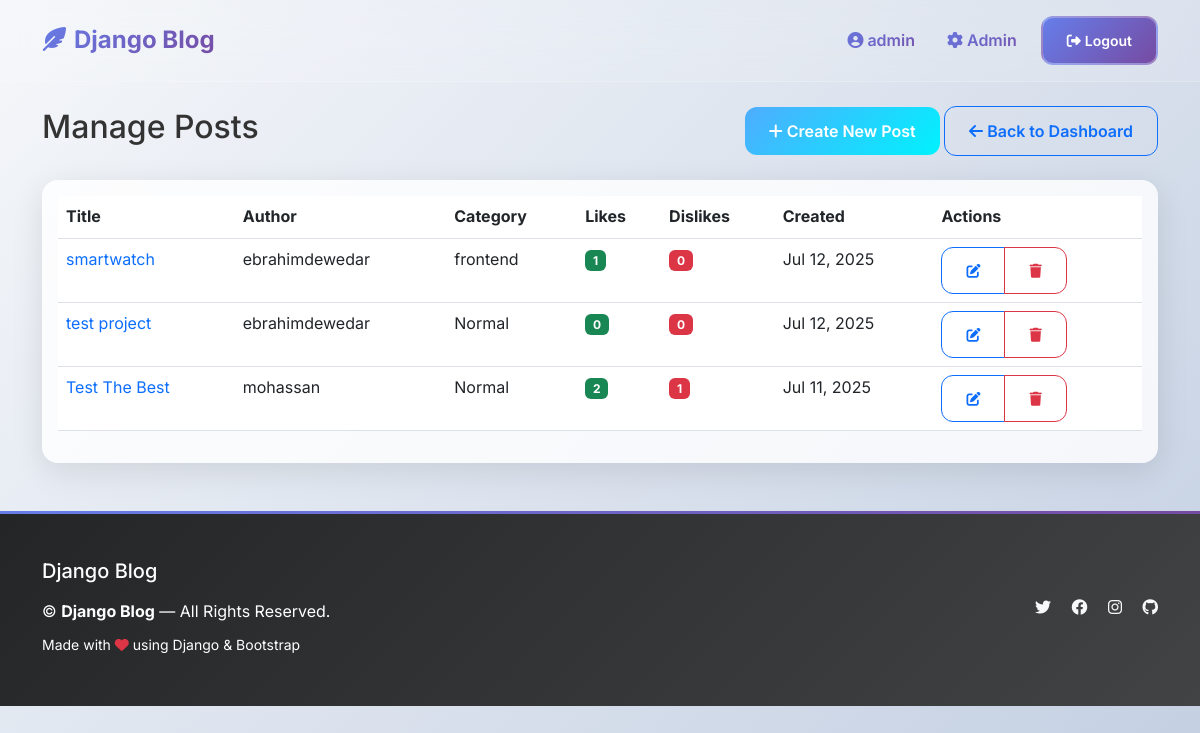
/admin-posts/ (signed in), run on the app's committed database.
### accounts/models.py (models this page shows, shortened)
class User(AbstractUser):
    email = models.EmailField(unique=True)
    is_blocked = models.BooleanField(default=False)

### blog/models.py (models this page shows, shortened)
class Post(models.Model):
    title = models.CharField(max_length=200)
    content = models.TextField()
    image = models.ImageField(upload_to='post_images/', blank=True, null=True)
    category = models.ForeignKey(Category, on_delete=models.CASCADE)
    author = models.ForeignKey(User, on_delete=models.CASCADE)
    tags = models.CharField(max_length=200, blank=True, help_text="Comma-separated tags")
    likes = models.ManyToManyField(User, related_name='liked_posts', blank=True)
    dislikes = models.ManyToManyField(User, related_name='disliked_posts', blank=True)
    created_at = models.DateTimeField(auto_now_add=True)
    updated_at = models.DateTimeField(auto_now=True)
    class Meta:
        ordering = ['-created_at']
    def total_likes(self):
        return self.likes.count()
    def total_dislikes(self):
        return self.dislikes.count()

class Category(models.Model):
    name = models.CharField(max_length=100, unique=True)
    description = models.TextField(blank=True)
    created_at = models.DateTimeField(auto_now_add=True)
    class Meta:
        verbose_name_plural = 'categories'

### blog/views.py (the view)
# urls.py: path('admin-posts/', views.admin_posts, name='admin_posts'),
@user_passes_test(is_admin)
def admin_posts(request):
    posts = Post.objects.select_related('author', 'category').all()
    return render(request, 'blog/admin/posts.html', {'posts': posts})

### blog/views.py (called while the page is built)
def is_admin(user):
    return user.is_authenticated and user.is_staff

### templates/blog/admin/posts.html (shortened to what this page needs)
{% extends 'base.html' %}
{% load static %}
{% block content %}
<div class="row">
    <div class="col-md-12">
        <div class="d-flex justify-content-between align-items-center mb-4">
            <h2>Manage Posts</h2>
            <div>
                <a href="{% url 'blog:admin_post_create' %}" class="btn btn-success">
                    <i class="fas fa-plus"></i> Create New Post
                </a>
                <a href="{% url 'blog:admin_dashboard' %}" class="btn btn-outline-primary">
                    <i class="fas fa-arrow-left"></i> Back to Dashboard
                </a>
            </div>
        </div>
        <div class="card">
            <div class="card-body">
                <div class="table-responsive">
                    <table class="table table-hover">
                        <thead>
                            <tr>
                                <th>Title</th>
                                <th>Author</th>
                                <th>Category</th>
                                <th>Likes</th>
                                <th>Dislikes</th>
                                <th>Created</th>
                                <th>Actions</th>
                            </tr>
                        </thead>
                        <tbody>
                            {% for post in posts %}
                                <tr>
                                    <td>
                                        <a href="{% url 'blog:post_detail' post.pk %}" class="text-decoration-none">
                                            {{ post.title|truncatechars:50 }}
                                        </a>
                                    </td>
                                    <td>{{ post.author.username }}</td>
                                    <td>{{ post.category.name }}</td>
                                    <td>
                                        <span class="badge bg-success">{{ post.total_likes }}</span>
                                    </td>
                                    <td>
                                        <span class="badge bg-danger">{{ post.total_dislikes }}</span>
                                    </td>
                                    <td>{{ post.created_at|date:"M d, Y" }}</td>
                                    <td>
                                        <div class="btn-group" role="group">
                                            <a href="{% url 'blog:admin_post_edit' post.pk %}"
                                               class="btn btn-sm btn-outline-primary">
                                                <i class="fas fa-edit"></i>
                                            </a>
                                            <a href="{% url 'blog:admin_post_delete' post.pk %}"
                                               class="btn btn-sm btn-outline-danger delete-btn">
                                                <i class="fas fa-trash"></i>
                                            </a>
                                        </div>
                                    </td>
                                </tr>
                            {% empty %}
                                <tr>
                                    <td colspan="7" class="text-center">No posts available</td>
                                </tr>
                            {% endfor %}
                        </tbody>
                    </table>
                </div>
            </div>
        </div>
    </div>
</div>
{% endblock %}

### templates/base.html (shortened to what this page needs)
{% load static %}
<!DOCTYPE html>
<html lang="en">
<head>
    <link href="https://cdn.jsdelivr.net/npm/bootstrap@5.3.0/dist/css/bootstrap.min.css" rel="stylesheet">
    <link rel="stylesheet" href="https://cdnjs.cloudflare.com/ajax/libs/font-awesome/6.4.0/css/all.min.css">
    <link rel="stylesheet" href="{% static 'css/style.css' %}">
</head>
<body>
<nav class="navbar navbar-expand-lg sticky-top">
    <div class="container">
        <a class="navbar-brand" href="{% url 'blog:home' %}">
            <i class="fa-solid fa-feather-pointed me-2"></i>Django Blog
        </a>
        <div class="collapse navbar-collapse" id="mainNavbar">
            <ul class="navbar-nav ms-auto align-items-center">
                {% if user.is_authenticated %}
                    <li class="nav-item">
                        <a class="nav-link" href="{% url 'accounts:profile' %}">
                            <i class="fa-solid fa-user-circle me-1"></i>{{ user.username }}
                        </a>
                    </li>
                    {% if user.is_staff %}
                    <li class="nav-item">
                        <a class="nav-link" href="{% url 'blog:admin_dashboard' %}">
                            <i class="fa-solid fa-gear me-1"></i>Admin
                        </a>
                    </li>
                    {% endif %}
                    <li class="nav-item">
                        <form method="post" action="{% url 'accounts:logout' %}" class="d-inline">
                            <button type="submit" class="btn btn-outline-light btn-sm ms-2">
                                <i class="fa-solid fa-right-from-bracket me-1"></i>Logout
                            </button>
                        </form>
                    </li>
                {% endif %}
            </ul>
        </div>
    </div>
</nav>
<div class="container mt-4">
    <div class="fade-in-up">
        {% block content %}
        {% endblock %}
    </div>
</div>
<footer class="footer mt-5">
    <div class="container py-5">
        <div class="row align-items-center">
            <div class="col-md-8">
                <h5 class="mb-3">Django Blog</h5>
                <p class="mb-2">
                    &copy; {{ now|date:"Y" }} <strong>Django Blog</strong> — All Rights Reserved.
                </p>
                <small class="text-white">
                    Made with <i class="fa-solid fa-heart text-danger"></i> using Django & Bootstrap
                </small>
            </div>
            <div class="col-md-4 text-md-end">
                <div class="social-links">
                    <a href="#" class="text-light me-3"><i class="fab fa-twitter"></i></a>
                    <a href="#" class="text-light me-3"><i class="fab fa-facebook"></i></a>
                    <a href="#" class="text-light me-3"><i class="fab fa-instagram"></i></a>
                    <a href="#" class="text-light"><i class="fab fa-github"></i></a>
                </div>
            </div>
        </div>
    </div>
</footer>
</body>
</html>

### static/css/style.css (style rules this page uses)
:root { --primary-gradient: linear-gradient(135deg, #667eea 0%, #764ba2 100%); --secondary-gradient: linear-gradient(135deg, #f093fb 0%, #f5576c 100%); --success-gradient: linear-gradient(135deg, #4facfe 0%, #00f2fe 100%); --dark-gradient: linear-gradient(135deg, #232526 0%, #414345 100%); --glass-bg: rgba(255, 255, 255, 0.1); --glass-border: rgba(255, 255, 255, 0.2); --shadow-light: 0 8px 32px rgba(0, 0, 0, 0.1); --shadow-hover: 0 16px 64px rgba(0, 0, 0, 0.15); --border-radius: 16px; --transition: all 0.3s cubic-bezier(0.4, 0, 0.2, 1); }
* { margin: 0; padding: 0; box-sizing: border-box; }
body { font-family: 'Inter', -apple-system, BlinkMacSystemFont, sans-serif; background: linear-gradient(135deg, #f5f7fa 0%, #c3cfe2 100%); min-height: 100vh; line-height: 1.6; color: #333; }
.navbar { background: var(--glass-bg) !important; backdrop-filter: blur(20px); -webkit-backdrop-filter: blur(20px); border-bottom: 1px solid var(--glass-border); transition: var(--transition); padding: 1rem 0; }
.navbar-brand { font-weight: 700; font-size: 1.5rem; background: var(--primary-gradient); -webkit-background-clip: text; -webkit-text-fill-color: transparent; background-clip: text; transition: var(--transition); }
.navbar-nav .nav-link { color: rgba(255, 255, 255, 0.9) !important; font-weight: 600; padding: 0.5rem 1rem !important; border-radius: 8px; transition: var(--transition); position: relative; overflow: hidden; background: var(--primary-gradient); -webkit-background-clip: text; -webkit-text-fill-color: transparent; background-clip: text; }
.navbar-nav .nav-link::before { content: ''; position: absolute; top: 0; left: -100%; width: 100%; height: 100%; background: linear-gradient(90deg, transparent, rgba(255, 255, 255, 0.2), transparent); transition: var(--transition); }
.btn-outline-light { border: 2px solid rgba(255, 255, 255, 0.3); background: var(--primary-gradient); backdrop-filter: blur(10px); transition: var(--transition); color: white; font-weight: 600; }
.card { border: none; border-radius: var(--border-radius); background: rgba(255, 255, 255, 0.8); backdrop-filter: blur(20px); -webkit-backdrop-filter: blur(20px); box-shadow: var(--shadow-light); transition: var(--transition); overflow: hidden; position: relative; }
.card::before { content: ''; position: absolute; top: 0; left: 0; right: 0; height: 3px; background: var(--primary-gradient); transform: scaleX(0); transition: var(--transition); }
.btn { border-radius: 12px; font-weight: 600; padding: 0.75rem 1.5rem; transition: var(--transition); position: relative; overflow: hidden; }
.btn-success { background: var(--success-gradient); border: none; }
.footer { background: var(--dark-gradient); color: white; position: relative; overflow: hidden; }
.footer::before { content: ''; position: absolute; top: 0; left: 0; right: 0; height: 3px; background: var(--primary-gradient); }
.fade-in-up { animation: fadeInUp 0.6s ease-out forwards; }

### data on the page
User: username "admin"
Post: title "smartwatch", author.username "ebrahimdewedar", category.name "frontend", total_likes "1", total_dislikes "0", created_at "Jul 12, 2025"
Post: title "test project", author.username "ebrahimdewedar", category.name "Normal", total_likes "0", total_dislikes "0", created_at "Jul 12, 2025"
Post: title "Test The Best", author.username "mohassan", category.name "Normal", total_likes "2", total_dislikes "1", created_at "Jul 11, 2025"
